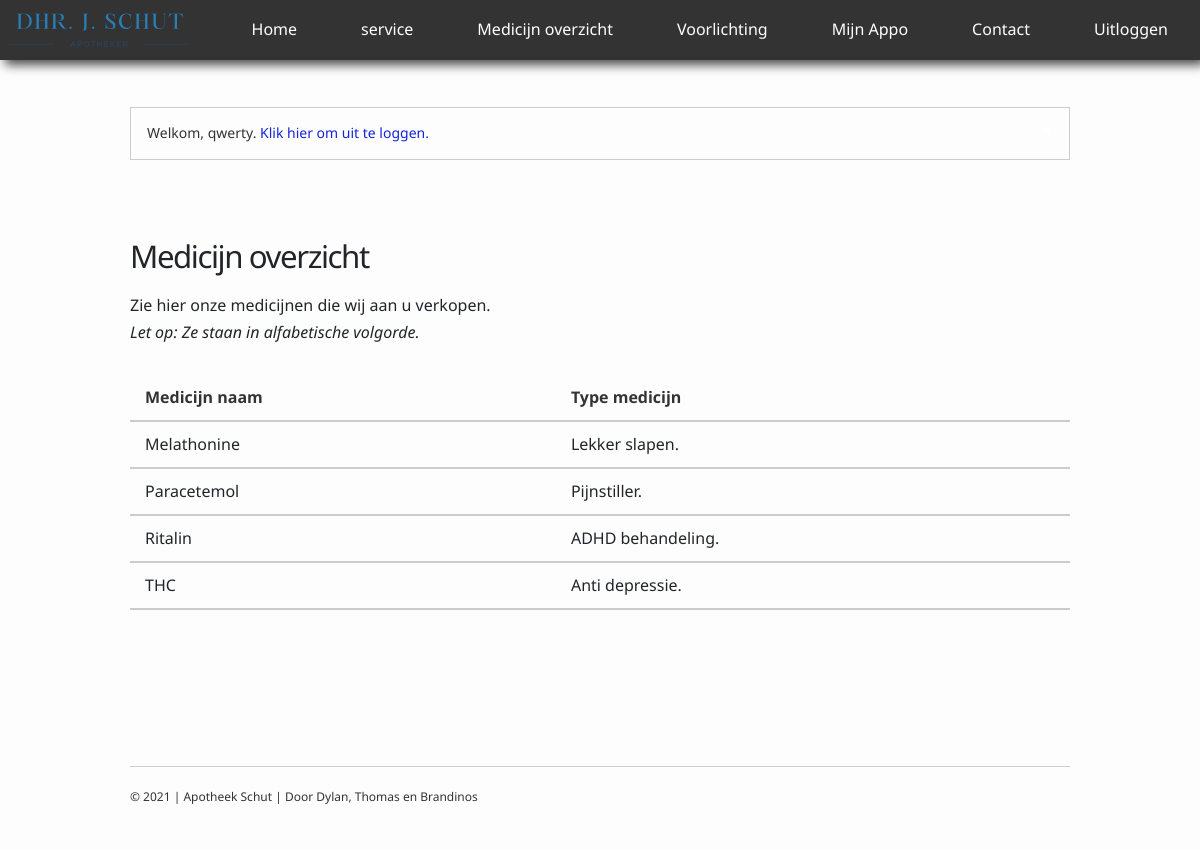
Page /medicijn.php (signed in) on the committed database.
### tables this page shows
CREATE TABLE `medicines` (
  `ID` int(11) NOT NULL,
  `MedicineName` varchar(50) NOT NULL,
  `MedicineDes` varchar(50) NOT NULL
);

### medicijn.php (the view, shortened to what this page needs)
<?php
include "config.php";
?>
<!DOCTYPE html>
<html lang="en">
    <head>
        <link
            rel="stylesheet"
            href="https://necolas.github.io/normalize.css/8.0.1/normalize.css"
        />
        <link rel="stylesheet" href="./assets/css/style.css" />
    </head>
    <body>
        <?php
			if(!isset($_SESSION["loggedin"]) || $_SESSION["loggedin"] == false)
			{
				include "assets/includes/navbar.php";
			}
			else
			{
				include "assets/includes/navbar1.php";
			}
		?>
        <main class="wrap">
        <?php
			if(!isset($_SESSION["loggedin"]) || $_SESSION["loggedin"] == false)
			{
				include "assets/includes/alert-not-loggedin.php";
			}
			else
			{
				include "assets/includes/alert-loggedin.php";
			}
		?>
         <section>
             <h3>Medicijn overzicht</h3>
             <p>Zie hier onze medicijnen die wij aan u verkopen.<br><em>Let op: Ze staan in alfabetische volgorde.</em></p>
             <table>
                <tr>
                    <th>Medicijn naam</th>
                    <th>Type medicijn</th>
                </tr>
                <?php
            $sql = "SELECT * FROM medicines ORDER BY MedicineName ASC ";
            $result = mysqli_query($conn, $sql);
            if(mysqli_num_rows($result) > 0){
                while ($row = mysqli_fetch_assoc($result)) {
                    echo '<tr>';
                    echo '<td>'. $row['MedicineName'] .'</td>';
                    echo '<td>'. $row['MedicineDes'] .'</td>';
                    echo '</tr>';
                }
            }
        ?>
            </table>
         <section>
        </main>
        <?php include 'assets/includes/footer.php'?>
    </body>
</html>

### assets/css/style.css (style rules this page uses)
:root { --primary: #1524d9;--light-primary: #2332ea;--secondary: #ff2e88;--light-secondary: #fc77b1;--red: red;--black: #212529;--white: #fdfdfd;--dark-gray: #343334;--gray: #616060;--light-gray: #ccc;--lighter-gray: #f6f6f6;--subtitle: #464646;--font-sans-serif: system-ui, -apple-system, segoe ui, roboto, ubuntu, helvetica, cantarell, noto sans, sans-serif;--font-monospace: menlo, monaco, lucida console, liberation mono, dejavu sans mono, bitstream vera sans mono, courier new, monospace, serif;--boder-radius: 6px }
* { box-sizing:border-box;margin:0;padding:0;text-rendering:geometricPrecision;-webkit-font-smoothing:antialiased;-moz-osx-font-smoothing:grayscale;-webkit-tap-highlight-color:transparent;font-family:var(--font-sans-serif) }
html { font-size:1rem;line-height:1.7rem;margin:0 auto;min-height:100%;overflow-x:hidden;scroll-behavior:smooth;max-width:960px;padding:0 10px 0 10px }
body { background-color:var(--white);color:var(--black);caret-color:var(--black) }
section { padding:2rem 0 }
main { margin-top:5rem }
h1,h2,h3,h4,h5,h6 { margin-bottom:1rem;margin-top:1em;font-weight:400 }
h3 { font-size:1.953rem;letter-spacing:-0.09rem;line-height:1.2 }
p { margin-bottom:1.5rem;max-width:60ch }
p *:last-child { margin-bottom:0 }
table { width:100%;border-collapse:collapse;margin:1.75rem 0;font-variant-numeric:tabular-nums }
th,td { vertical-align:top;border-bottom:2px solid var(--light-gray);line-height:15px;padding:15px }
th { font-weight:bold;text-align:left;color:var(--dark-gray) }

### rows in the picture
medicines: MedicineName "Melathonine", MedicineDes "Lekker slapen."
medicines: MedicineName "Paracetemol", MedicineDes "Pijnstiller."
medicines: MedicineName "Ritalin", MedicineDes "ADHD behandeling."
medicines: MedicineName "THC", MedicineDes "Anti depressie."

### other values in the picture
$_SESSION["username"] "qwerty"
